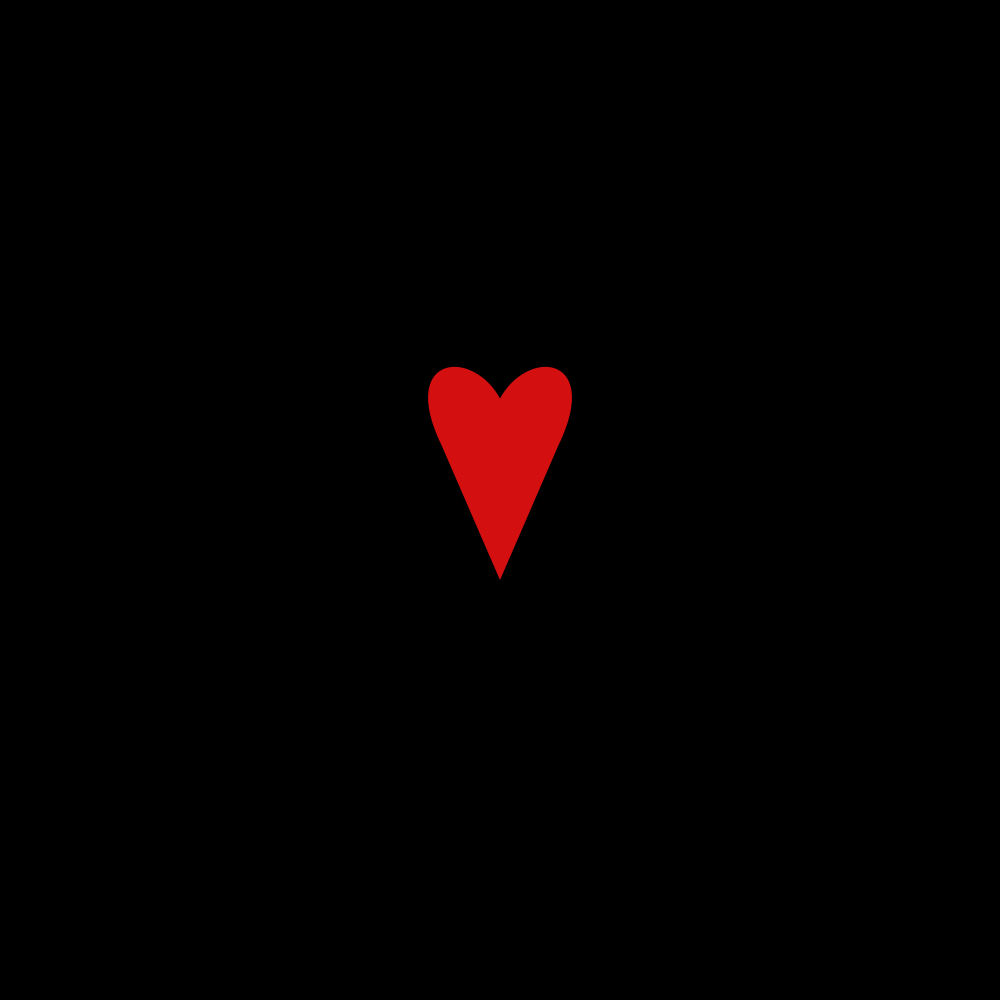
Frame 1 (no input)
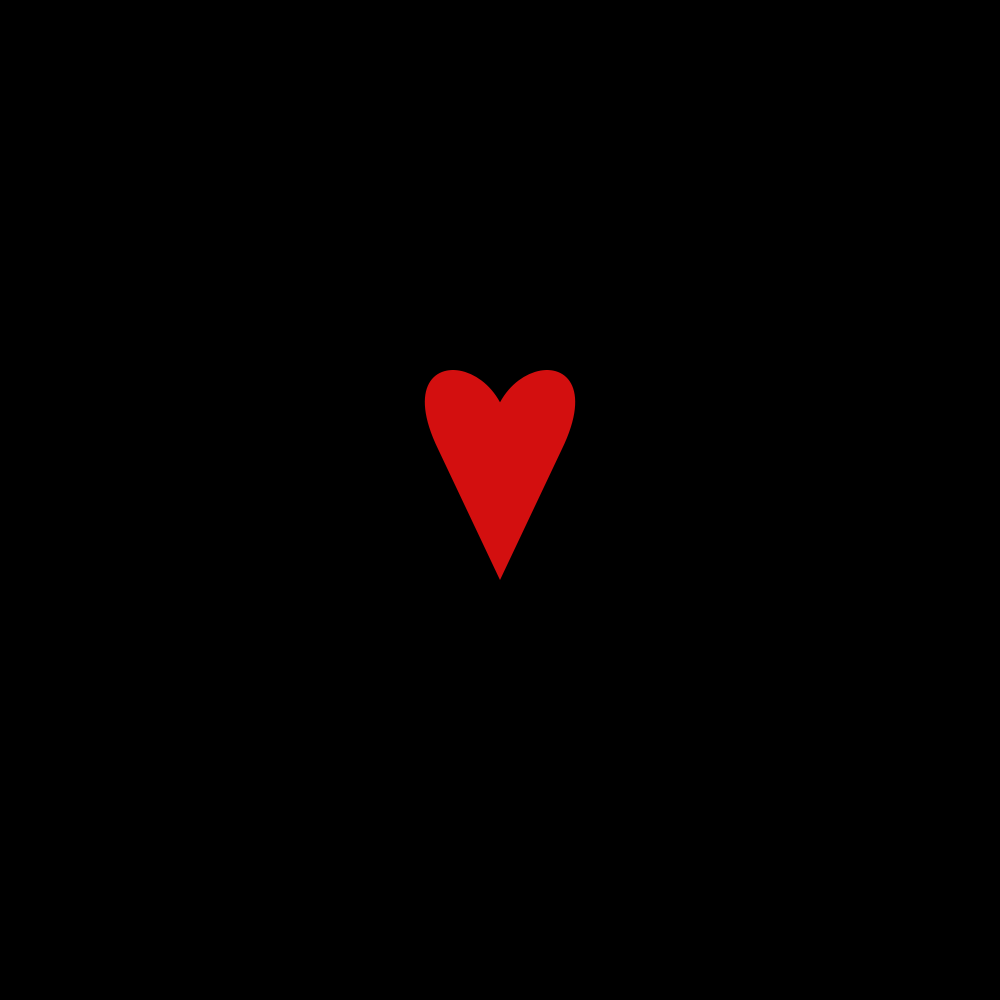
Frame 60 (the mouse pressed at the canvas centre just before this capture)
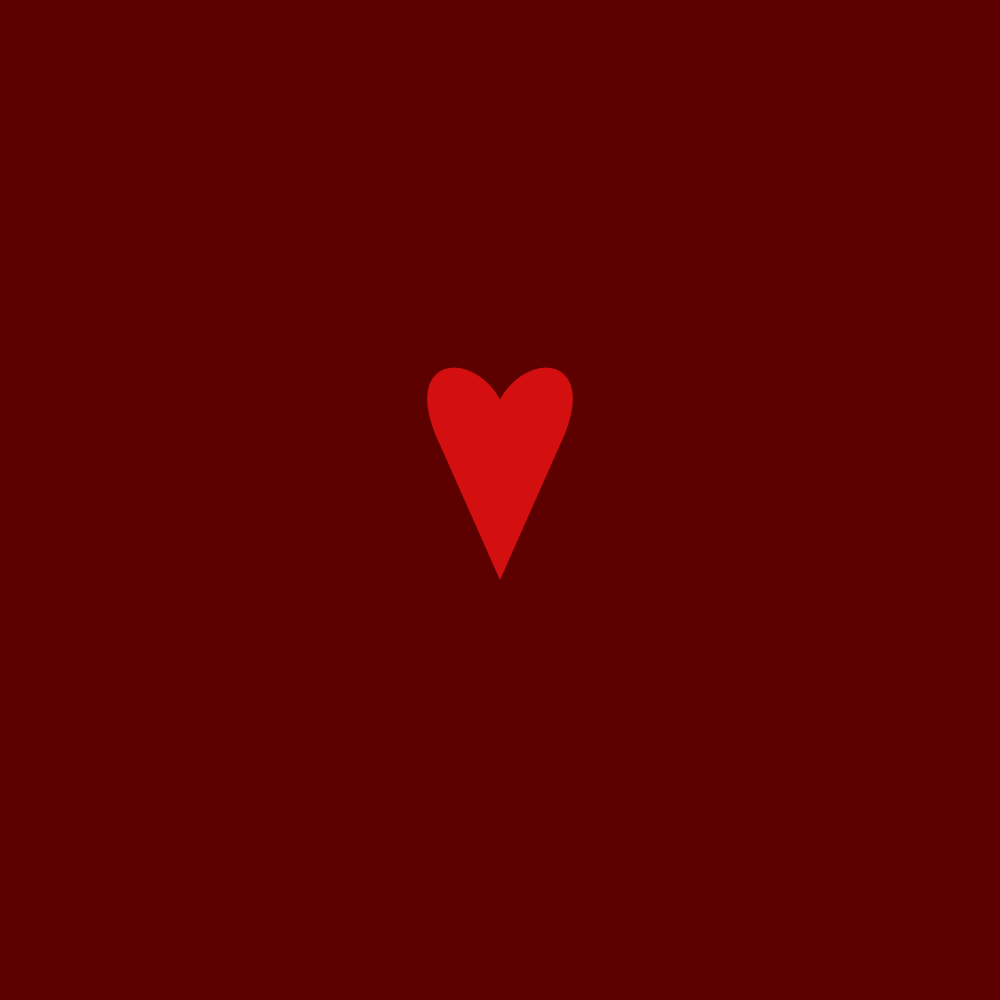
Frame 120 (the mouse held since frame 60 and released just before this capture)

The Processing sketch that drew these frames (run headless with seeded random() and noise(); from frame 60 on, the mouse is pressed at the canvas centre):

// Processing sketch: GD105_Spr24_EHuq_a2r3
// ── GD105_Spr24_EHuq_a2r3.pde
/* Revision: This is another one that landed so on-target that I'm not sure I'll be able to 
improve it. I'll take a look.
Update: I tried a few things, most of them broke it. I was able to use a sleek,
? conditional instead of a whole if/then/else statement. I've been looking for a excuse. It seems
they don't work unless you have two possible outcomes, I wasn't able to write a ? conditional
that worked with only one outcome.

I'm going try to make a heart-shape which beats faster the closer the mouse gets to it,
 and if I can pull that off, I want to make it shatter/stop if clicked on. Wish me luck.*/

float hBig, hBeat, hPoint, lHip, rHip, hRate, prox, engine, buttDepth, buttWideOffset;
//h = heart; Beat, Rate = offset and speed of beat animation; prox = proximity of mouse to heart
//lHip is left hip, rHip is right hip
PShape heart;
PVector hShoulderL, hShoulderR, buttCrack, LCP1, LCP2, RCP1, RCP2/*listen it is what it is*/;
boolean broke = false;

void setup() {
  windowTitle("The Mouse Reactive Piece, or The Mortifying Ordeal");
// I was originally going to do a small one, but I'll need ample space around the heart to 
//communicate the effect. (But my screen's not very big)
  size(1000, 1000);
  hShoulderL = new PVector();
  hShoulderR = new PVector();
  buttCrack = new PVector();
  LCP1 = new PVector();
  LCP2 = new PVector();
  RCP1 = new PVector();
  RCP2 = new PVector();

} //end of setup() block

void draw() {
  translate(width/2, height/2);
  //Change the background a warning flash when too close
  background(prox < 100 ? lerpColor(#000000, #5E0000, abs(sin(engine * 0.15))) : 0);
  if(broke == true){background(255);}
  shapeMode(CENTER);
  noStroke();
  fill(#D30F0F);

//define the variables
//prox = distance from mouse to center; hRate = reverse-map prox to 0-1 (switch hi/lo)
  prox = dist(mouseX, mouseY, width/2, height/2);
  hRate = norm(prox, width, 0);
  engine += hRate * 0.40;
  hBig = 80;
  hPoint = TAU*0.25;  //pointy bit goes down

  //Animate the heartbeat by moving the  with sin/cos but only within a small range.
  constrain(hBeat, cos(0.33), sin(0.37));
  hBeat = lerp(TAU*0.33, TAU*0.37, cos(engine));
  //hBeat = TAU/3;    //temporary halting of animation, the real hBeat is above.
  
  hShoulderL.set(hBig * cos(hPoint + hBeat), hBig * sin(hPoint + hBeat));
  hShoulderR.set(hBig * cos(hPoint - hBeat), hBig * sin(hPoint - hBeat));
  buttCrack.set(lerp(hShoulderL.x, hShoulderR.x, 0.5), -hBig/2 * hBeat/2 + 35);
  buttDepth = height * 0.75;
  buttWideOffset = width * 0.37;
  LCP1.set(buttWideOffset, buttDepth);
  LCP2.set(-buttWideOffset, buttDepth);
  RCP1.set(-buttWideOffset, buttDepth);
  RCP2.set(buttWideOffset, buttDepth);
  
//draw the heart
//Copied my equilateral triangle formula from previous assignment.
  triangle(
    hBig * cos(hPoint), hBig * sin(hPoint), //triangle pt 1
    hShoulderL.x, hShoulderL.y, //pt 2
    hShoulderR.x, hShoulderR.y  //pt 3
    );
//draw the butt of the heart (archaeologists of ancient rome say it's a butt, it's not my fault)
  //visualize the control points (no longer necessary) (they ended up being off-screen anyway)
  //circle(LCP1.x, LCP1.y, 50); circle(LCP2.x, LCP2.y, 50);
  //circle(RCP1.x, RCP1.y, 50); circle(RCP2.x, RCP2.y, 50);
  curve(LCP1.x, LCP1.y, hShoulderL.x, hShoulderL.y, buttCrack.x, buttCrack.y, LCP2.x, LCP2.y);
  curve(RCP1.x, RCP1.y, hShoulderR.x, hShoulderR.y, buttCrack.x, buttCrack.y, RCP2.x, RCP2.y);


//readouts:
  println("Heartrate: "+hRate+", Proximity: "+prox+", Engine: "+engine);
  println("Triangle side length: "+dist(hBig * cos(hPoint + hBeat), hBig * sin(hPoint + hBeat), hBig * cos(hPoint - hBeat), hBig * sin(hPoint - hBeat)));
  println("Frame Count: "+frameCount);
  
  if(broke == true){
    noLoop();
    noFill();
    stroke(255);
    strokeWeight(6);
    beginShape();
      vertex(0, height * -0.14);
      vertex(width * -0.04, height * -0.06);
      vertex(width * 0.02, height * -0.03);
      vertex(0, height * 0.09);
    endShape();
}

  if (frameCount == 1){save("First Frame.png");}
  if(broke == true){save("Last Frame.png");}

/*end of draw loop*/ }

//break heart
void mousePressed(){
  if(prox < 100){
    broke = true;
  }
}
